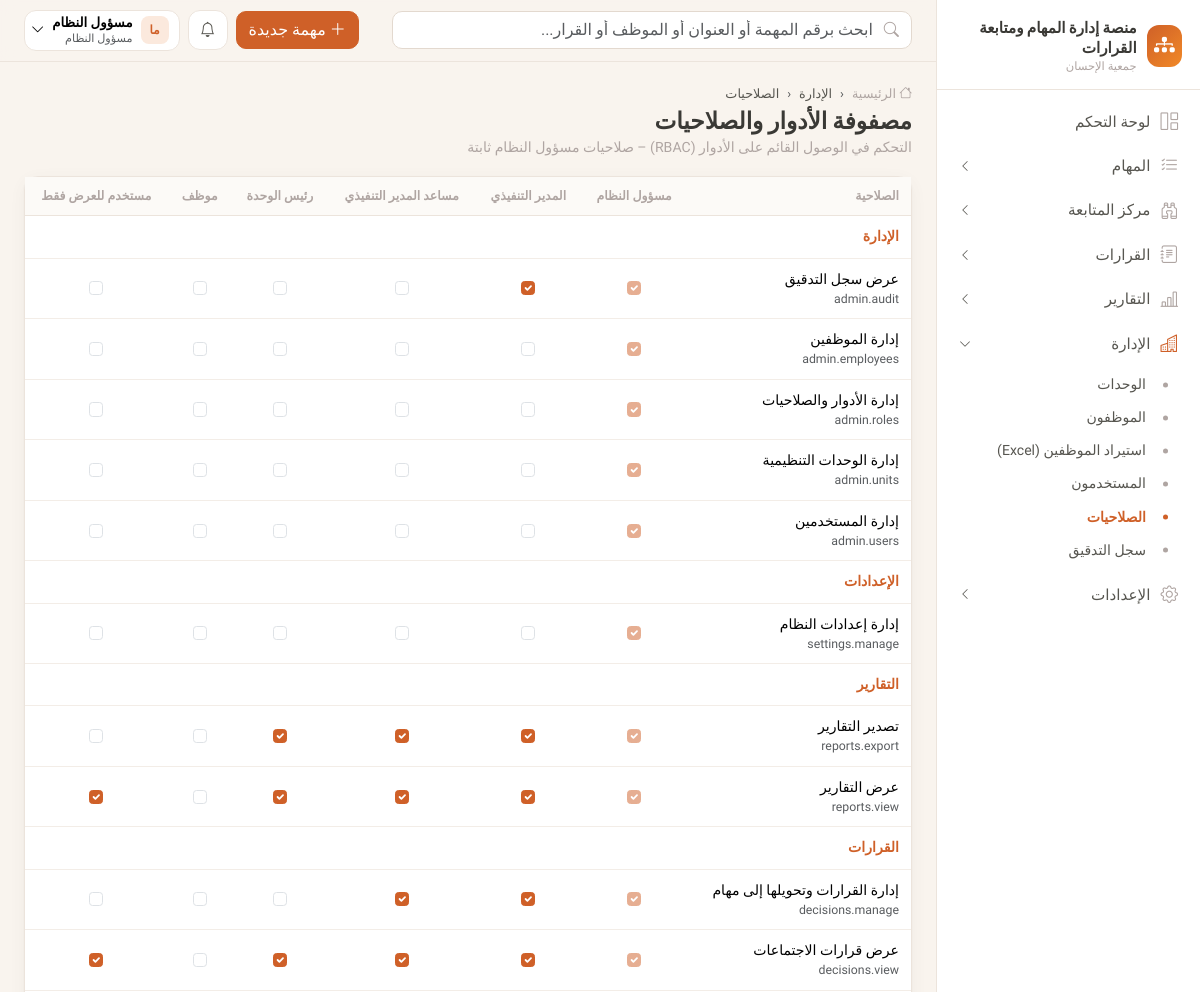
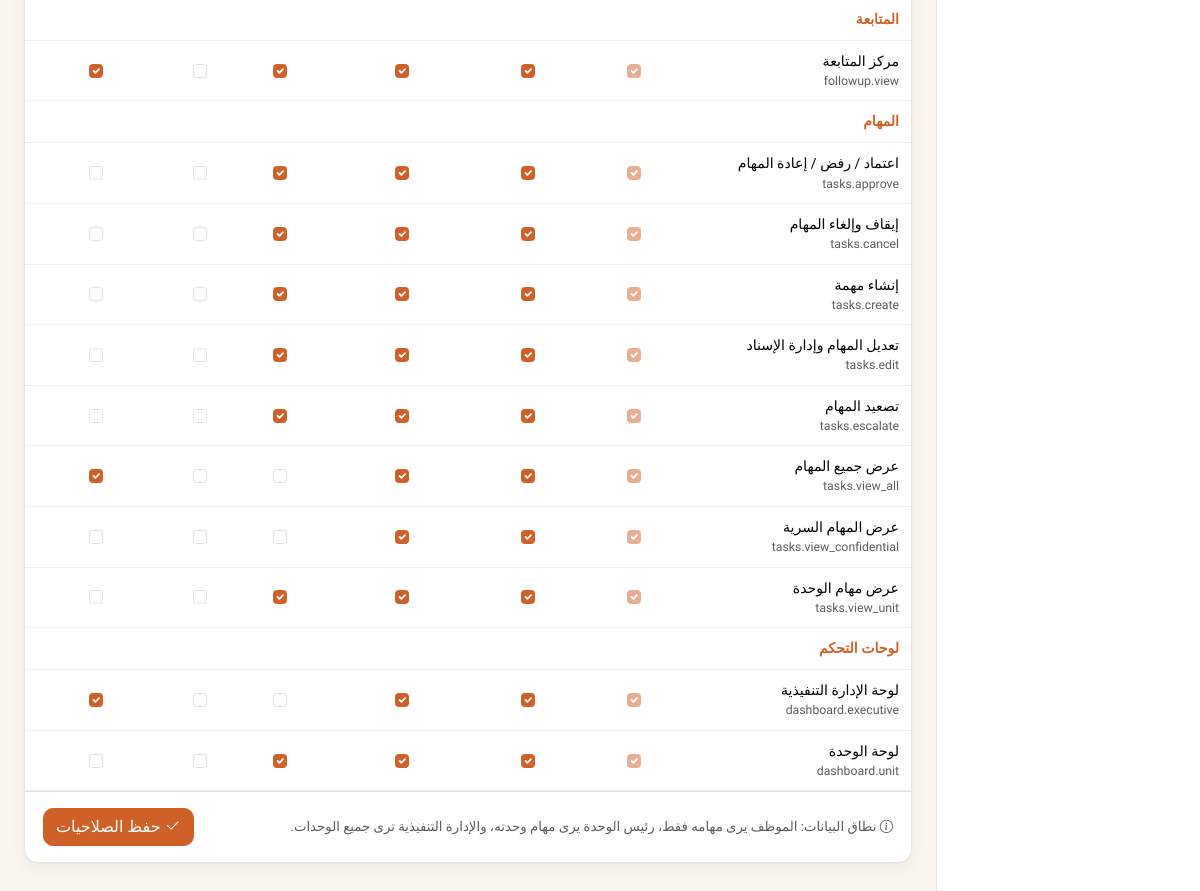
Page /accounts/roles/ (signed in) on the committed database (2 pictures, top to bottom).
### apps/accounts/models.py (models this page shows, shortened)
class User(AbstractBaseUser, PermissionsMixin):
    email = models.EmailField("البريد الإلكتروني", unique=True)
    phone = models.CharField("رقم الجوال", max_length=20, unique=True, null=True, blank=True)
    full_name = models.CharField("الاسم الكامل", max_length=150)
    role = models.ForeignKey(Role, verbose_name="الدور", on_delete=models.PROTECT, null=True, related_name="users")
    is_active = models.BooleanField("الحساب نشط", default=True)
    is_staff = models.BooleanField(default=False)
    date_joined = models.DateTimeField(default=timezone.now)
    failed_login_count = models.PositiveSmallIntegerField(default=0)
    locked_until = models.DateTimeField(null=True, blank=True)
    otp_enabled = models.BooleanField("تفعيل التحقق الثنائي", default=False)
    must_change_password = models.BooleanField(default=False)
    objects = UserManager()
    USERNAME_FIELD = "email"
    EMAIL_FIELD = "email"
    REQUIRED_FIELDS = ["full_name"]
    class Meta:
        db_table = "users"
        verbose_name = "مستخدم"
        indexes = [models.Index(fields=["is_active"])]

class Role(models.Model):
    code = models.CharField("الرمز", max_length=40, unique=True, choices=ROLES)
    name = models.CharField("الاسم", max_length=80)
    description = models.TextField("الوصف", blank=True)
    permissions = models.ManyToManyField(Permission, related_name="roles", blank=True, db_table="role_permissions")
    is_system = models.BooleanField(default=True)
    class Meta:
        db_table = "roles"
        verbose_name = "دور"

class Permission(models.Model):
    code = models.CharField("الرمز", max_length=60, unique=True)
    name = models.CharField("الاسم", max_length=120)
    group = models.CharField("المجموعة", max_length=60)
    class Meta:
        db_table = "permissions"
        ordering = ["group", "code"]
        verbose_name = "صلاحية"

### apps/accounts/views.py (the view, shortened to what this page needs)
# urls.py: path("roles/", views.roles_view, name="roles"),
@perm_required("admin.roles")
def roles_view(request):
    roles = list(Role.objects.prefetch_related("permissions").order_by("id"))
    perms = list(Permission.objects.all())
    groups = {}
    for p in perms:
        groups.setdefault(p.group, []).append(p)
    matrix = {r.pk: set(r.permissions.values_list("code", flat=True)) for r in roles}
    return render(request, "accounts/roles.html", {"roles": roles, "groups": groups, "matrix": matrix})

### apps/core/branding.py (called while the page is built)
def get_org():
    return get_setting("organization")

### apps/core/context_processors.py (called while the page is built)
def platform(request):
    org = get_org()
    ctx = {
        "ORG": org,
        "PLATFORM_NAME": org.get("platform_name") or "منصة إدارة المهام ومتابعة القرارات",
        "ORG_NAME": org.get("name"),
        "ORG_SHORT": org.get("short_name") or org.get("name"),
    }
    user = getattr(request, "user", None)
    if user and user.is_authenticated:
        from apps.notifications.models import Notification
        unread = Notification.objects.filter(recipient=user, is_read=False)
        ctx.update({
            "menu": build_menu(request),
            "unread_count": unread.count(),
            "latest_notifications": Notification.objects.filter(recipient=user).select_related("task")[:6],
            "current_employee": getattr(user, "employee", None),
        })
    return ctx

### apps/core/menu.py (called while the page is built)
def _visible(item, user):
    if item.get("perm") and not has_perm(user, item["perm"]):
        return False
    if item.get("needs_employee") and not getattr(user, "employee", None):
        return False
    return True

### apps/core/permissions.py (called while the page is built)
def has_perm(user, code):
    if not user or not user.is_authenticated or not user.is_active:
        return False
    if user.is_superuser:
        return True
    return code in user.permission_codes

def perm_required(*codes, any_of=False):
    def decorator(view):
        @wraps(view)
        def wrapper(request, *args, **kwargs):
            if not request.user.is_authenticated:
                from django.contrib.auth.views import redirect_to_login
                return redirect_to_login(request.get_full_path())
            checks = [has_perm(request.user, c) for c in codes]
            if (any_of and not any(checks)) or (not any_of and not all(checks)):
                raise PermissionDenied("ليس لديك صلاحية للوصول إلى هذه الصفحة")
            return view(request, *args, **kwargs)
        return wrapper
    return decorator

### apps/core/templatetags/ui.py (called while the page is built)
@register.filter
def can(user, code):
    return has_perm(user, code)

@register.filter
def initials(name):
    parts = (name or "").split()
    if not parts:
        return "؟"
    return parts[0][:1] + (parts[-1][:1] if len(parts) > 1 else "")

@register.filter
def get_item(d, key):
    try:
        return d.get(key)
    except AttributeError:
        return None

### apps/tasks/engine.py (called while the page is built)
def _rules_for(task, rules):
    specific = [r for r in rules if r.priorities and task.priority in r.priorities]
    if specific:
        return specific
    return [r for r in rules if not r.priorities]

### templates/accounts/roles.html (shortened to what this page needs)
{% extends "base.html" %}
{% load ui %}
{% block breadcrumbs %}<li class="breadcrumb-item">الإدارة</li><li class="breadcrumb-item active">الصلاحيات</li>{% endblock %}
{% block page_title %}مصفوفة الأدوار والصلاحيات{% endblock %}
{% block page_sub %}التحكم في الوصول القائم على الأدوار (RBAC) – صلاحيات مسؤول النظام ثابتة{% endblock %}
{% block content %}
<form method="post">{% csrf_token %}
<div class="card">
  <div class="table-responsive"><table class="table matrix">
    <thead><tr><th>الصلاحية</th>{% for r in roles %}<th>{{ r.name }}</th>{% endfor %}</tr></thead>
    <tbody>
    {% for group, perms in groups.items %}
      <tr><td colspan="{{ roles|length|add:1 }}" class="bg-brand-subtle fw-bold text-brand">{{ group }}</td></tr>
      {% for p in perms %}
      <tr>
        <td>{{ p.name }} <small class="text-muted ltr d-block">{{ p.code }}</small></td>
        {% for r in roles %}
          <td><input class="form-check-input" type="checkbox" name="role_{{ r.pk }}" value="{{ p.code }}" {% if p.code in matrix|get_item:r.pk %}checked{% endif %} {% if r.code == "admin" %}disabled{% endif %}></td>
        {% endfor %}
      </tr>
      {% endfor %}
    {% endfor %}
    </tbody>
  </table></div>
  <div class="card-body border-top d-flex justify-content-between align-items-center flex-wrap gap-2">
    <small class="text-muted"><i class="bi bi-info-circle"></i> نطاق البيانات: الموظف يرى مهامه فقط، رئيس الوحدة يرى مهام وحدته، والإدارة التنفيذية ترى جميع الوحدات.</small>
    <button class="btn btn-brand" data-confirm="حفظ التغييرات على صلاحيات الأدوار؟"><i class="bi bi-check2"></i> حفظ الصلاحيات</button>
  </div>
</div>
</form>
{% endblock %}

### templates/base.html (shortened to what this page needs)
{% load static ui %}<!doctype html>
<html lang="ar" dir="rtl">
<head>
  <link rel="stylesheet" href="https://cdn.jsdelivr.net/npm/bootstrap@5.3.3/dist/css/bootstrap.rtl.min.css">
  <link rel="stylesheet" href="https://cdn.jsdelivr.net/npm/bootstrap-icons@1.11.3/font/bootstrap-icons.min.css">
  <link rel="stylesheet" href="https://cdn.jsdelivr.net/npm/tom-select@2.3.1/dist/css/tom-select.bootstrap5.min.css">
  <link rel="stylesheet" href="{% static 'css/app.css' %}">
</head>
<body>
{% block body %}
<div class="app-shell">
  <aside class="sidebar" aria-label="القائمة الرئيسية">
    <div class="brand-box">
      {% if ORG.logo %}<img src="{% url 'branding_logo' %}" alt="" style="width:42px;height:42px;object-fit:contain;border-radius:10px">{% else %}<div class="brand-logo"><i class="bi bi-diagram-3-fill"></i></div>{% endif %}
      <div>
        <div class="brand-title">{{ PLATFORM_NAME }}</div>
        <div class="brand-sub">{{ ORG_SHORT }}</div>
      </div>
    </div>
    <nav>
      {% for item in menu %}
        {% if item.children %}
          <button class="nav-group-btn {% if item.active %}active{% endif %}" data-bs-toggle="collapse" data-bs-target="#nav-{{ forloop.counter }}" aria-expanded="{% if item.active %}true{% else %}false{% endif %}">
            <i class="bi {{ item.icon }}"></i><span>{{ item.label }}</span><i class="bi bi-chevron-left chev"></i>
          </button>
          <div class="collapse {% if item.active %}show{% endif %}" id="nav-{{ forloop.counter }}">
            <div class="nav-sub">
              {% for c in item.children %}<a href="{{ c.url }}" class="{% if c.active %}active{% endif %}">{{ c.label }}</a>{% endfor %}
            </div>
          </div>
        {% else %}
          <a class="nav-item-link {% if item.active %}active{% endif %}" href="{{ item.url }}"><i class="bi {{ item.icon }}"></i><span>{{ item.label }}</span></a>
        {% endif %}
      {% endfor %}
    </nav>
  </aside>
  <div class="main">
    <header class="topbar">
      <form class="search" action="{% url 'tasks:search' %}" method="get" role="search">
        <i class="bi bi-search"></i>
        <input class="form-control" type="search" name="q" value="{{ request.GET.q|default:'' }}" placeholder="ابحث برقم المهمة أو العنوان أو الموظف أو القرار...">
      </form>
      <div class="ms-auto d-flex align-items-center gap-2">
        {% if user|can:"tasks.create" %}
        <a href="{% url 'tasks:create' %}" class="btn btn-brand d-none d-md-inline-flex align-items-center gap-1"><i class="bi bi-plus-lg"></i> مهمة جديدة</a>
        {% endif %}
        <div class="dropdown">
          <button class="top-icon" data-bs-toggle="dropdown" aria-label="التنبيهات" data-unread-url="{% url 'notifications:unread_count' %}">
            <i class="bi bi-bell"></i>{% if unread_count %}<span class="dot">{{ unread_count }}</span>{% endif %}
          </button>
        </div>
        <div class="dropdown">
          <button class="user-chip" data-bs-toggle="dropdown">
            <span class="avatar sm">{{ user.full_name|initials }}</span>
            <span class="d-none d-sm-block text-start lh-sm">
              <span class="d-block small fw-semibold">{{ user.full_name }}</span>
              <span class="d-block text-muted" style="font-size:.7rem">{{ user.role.name|default:"—" }}</span>
            </span>
            <i class="bi bi-chevron-down small"></i>
          </button>
        </div>
      </div>
    </header>
    <main class="content">
      <div class="page-head">
        <div>
          <nav aria-label="breadcrumb"><ol class="breadcrumb">
            <li class="breadcrumb-item"><a href="{% url 'dashboard:home' %}"><i class="bi bi-house"></i> الرئيسية</a></li>
            {% block breadcrumbs %}{% endblock %}
          </ol></nav>
          <h1>{% block page_title %}{% endblock %}</h1>
          <div class="sub">{% block page_sub %}{% endblock %}</div>
        </div>
      </div>
      {% block content %}{% endblock %}
    </main>
  </div>
</div>
{% endblock %}
<div class="toast-container position-fixed bottom-0 start-0 p-3">
</div>
</body>
</html>

### rows in the picture
User: full_name|initials "ما", full_name "مسؤول النظام", role.name "مسؤول النظام"
Role: name "مسؤول النظام", code "☑"
Role: name "المدير التنفيذي", code "☑"
Role: name "مساعد المدير التنفيذي", code "☑"
Role: name "رئيس الوحدة", code "☑"
Role: name "موظف"
Role: name "مستخدم للعرض فقط", code "☑"
Permission: group "الإدارة", name "عرض سجل التدقيق", code "admin.audit"
Permission: name "إدارة الموظفين", code "admin.employees"
Permission: name "إدارة الأدوار والصلاحيات", code "admin.roles"
Permission: name "إدارة الوحدات التنظيمية", code "admin.units"
Permission: name "إدارة المستخدمين", code "admin.users"
Permission: group "الإعدادات", name "إدارة إعدادات النظام", code "settings.manage"
Permission: group "التقارير", name "تصدير التقارير", code "reports.export"
Permission: name "عرض التقارير", code "reports.view"
Permission: group "القرارات", name "إدارة القرارات وتحويلها إلى مهام", code "decisions.manage"
Permission: name "عرض قرارات الاجتماعات", code "decisions.view"
Permission: group "المتابعة", name "مركز المتابعة", code "followup.view"
Permission: group "المهام", name "اعتماد / رفض / إعادة المهام", code "tasks.approve"
Permission: name "إيقاف وإلغاء المهام", code "tasks.cancel"
Permission: name "إنشاء مهمة", code "tasks.create"
Permission: name "تعديل المهام وإدارة الإسناد", code "tasks.edit"
Permission: name "تصعيد المهام", code "tasks.escalate"
Permission: name "عرض جميع المهام", code "tasks.view_all"
Permission: name "عرض المهام السرية", code "tasks.view_confidential"
Permission: name "عرض مهام الوحدة", code "tasks.view_unit"
Permission: group "لوحات التحكم", name "لوحة الإدارة التنفيذية", code "dashboard.executive"
Permission: name "لوحة الوحدة", code "dashboard.unit"

### other values in the picture
{{ PLATFORM_NAME }} "منصة إدارة المهام ومتابعة القرارات"
{{ ORG_SHORT }} "جمعية الإحسان"
{{ item.label }} "لوحة التحكم"
{{ item.label }} "المهام" "مركز المتابعة" "القرارات" "التقارير" "الإدارة" "الإعدادات"
{{ c.label }} "الوحدات" "الموظفون" "استيراد الموظفين (Excel)" "المستخدمون" "الصلاحيات" "سجل التدقيق"
